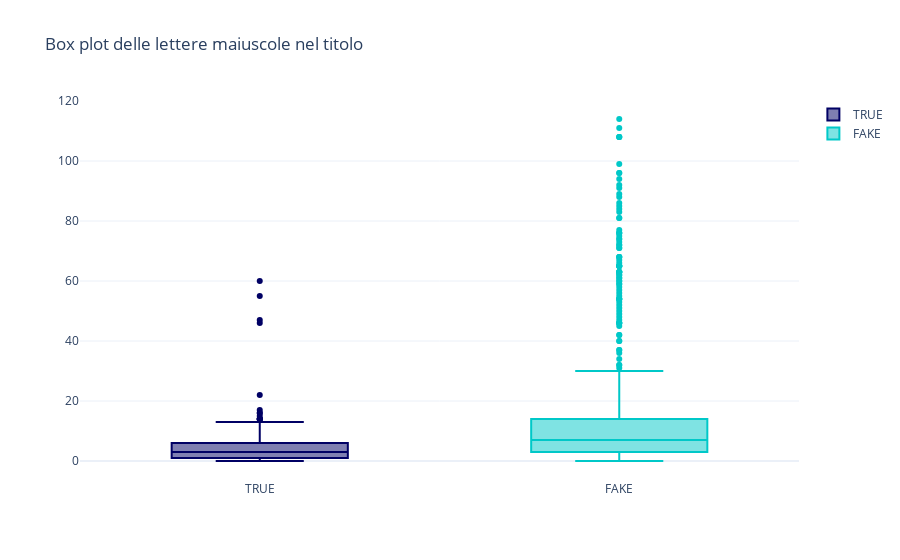

This figure's notebook cell:
### Code cell
fig = go.Figure()
fig.add_trace(go.Box(y=x1, name='TRUE',
                marker_color = 'rgb(0, 0, 100)'))
fig.add_trace(go.Box(y=x2, name = 'FAKE',
                marker_color = 'rgb(0, 200, 200)'))
fig.update_layout(title_text='Box plot delle lettere maiuscole nel titolo', template="plotly_white")
fig.show()

### Figure 1 — Plotly figure (JSON) as saved in the notebook; plotly's stock layout.template omitted (floating-point values rounded to 4 significant figures; data arrays with more than 128 entries replaced by an {"elided": "..."} marker saying what was removed)
{"data": [{"marker": {"color": "rgb(0, 0, 100)"}, "name": "TRUE", "type": "box", "y": {"elided": "586 int values"}}, {"marker": {"color": "rgb(0, 200, 200)"}, "name": "FAKE", "type": "box", "y": {"elided": "578 int values"}}], "layout": {"title": {"text": "Box plot delle lettere maiuscole nel titolo"}}}
